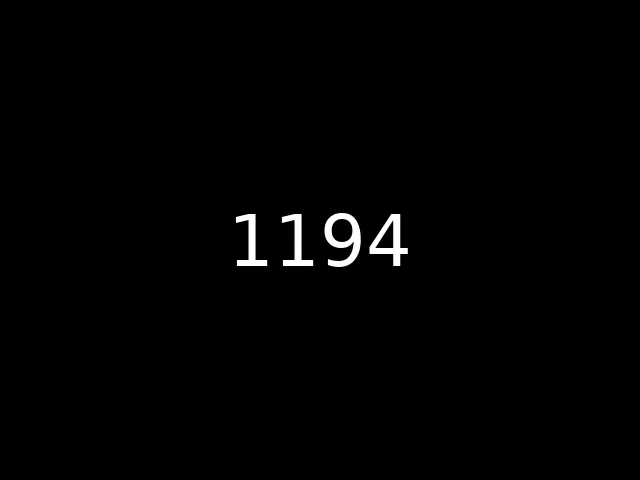
#> input picture frame 150 of test_counter_2.mp4, 640 x 480 px
$ python futsal_timer.py
#> lines starting #> are read from the running program, lines starting #| are printed output that depends on the picture; after the words box and inside, x2 and y2 are one past the last pixel; in counts of white or black regions, pixels touching at a corner belong together
import cv2
import pytesseract
import re
import csv

# Define video path and output CSV file
video_path = 'test_counter_2.mp4'
csv_file_path = 'ocr_results.csv'

# Open the CSV file for writing
with open(csv_file_path, mode='w', newline='') as csvfile:
    fieldnames = ['OCR Text', 'MM:SS Format']
    writer = csv.DictWriter(csvfile, fieldnames=fieldnames)
    writer.writeheader()

    # Initialize video capture
    cap = cv2.VideoCapture(video_path)

    if not cap.isOpened():
        print("Error: Could not open video.")
        exit()

    # Define ROI dimensions
    roi_width = 200
    roi_height = 100
    frame_width = 640
    frame_height = 480
    center_x = frame_width // 2
    center_y = frame_height // 2
    x = center_x - (roi_width // 2)
    y = center_y - (roi_height // 2)

    # Define regex pattern for MM:SS format
    timer_pattern = re.compile(r'\b\d{2}:\d{2}\b')

    while True:
        ret, frame = cap.read()
#> frame is the input picture: shape (480, 640, 3); min 0, max 255, mean 2.3
        if not ret:
            print("End of video or cannot read frame.")
            break

        # Extract ROI
        roi = frame[y:y+roi_height, x:x+roi_width]
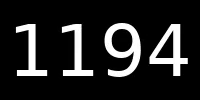
#> roi: shape (100, 200, 3); min 0, max 255, mean 35.6

        # Convert ROI to grayscale
        gray_roi = cv2.cvtColor(roi, cv2.COLOR_BGR2GRAY)

        # Apply basic thresholding
        _, binary_roi = cv2.threshold(gray_roi, 128, 255, cv2.THRESH_BINARY)
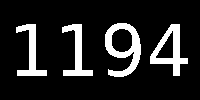
#> binary_roi: shape (100, 200); 14% white; 4 white regions, box (x1, y1, x2, y2) and area: (105, 23, 141, 77) 889, (150, 24, 188, 76) 743, (62, 24, 93, 76) 581, (16, 24, 47, 76) 580

        # Use OCR to extract text
#> (the run stopped early here; a loop or call above may not have finished)

$ run again, starting later in the video
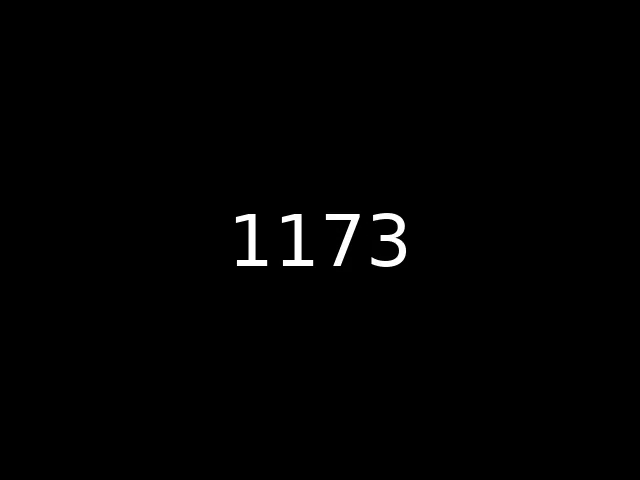
#> input picture frame 675 of test_counter_2.mp4, 640 x 480 px
#> frame is the input picture: shape (480, 640, 3); min 0, max 255, mean 2
#> `roi = frame[y:y+roi_height, x:x+roi_width]`:
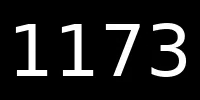
#> roi: shape (100, 200, 3); min 0, max 255, mean 30.8
#> `_, binary_roi = cv2.threshold(gray_roi, 128, 255, cv2.THRESH_BINARY)`:
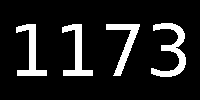
#> binary_roi: shape (100, 200); 12.1% white; 4 white regions, box (x1, y1, x2, y2) and area: (151, 23, 186, 77) 718, (16, 24, 47, 76) 580, (62, 24, 93, 76) 580, (106, 24, 140, 76) 542

$ run again, starting later in the video
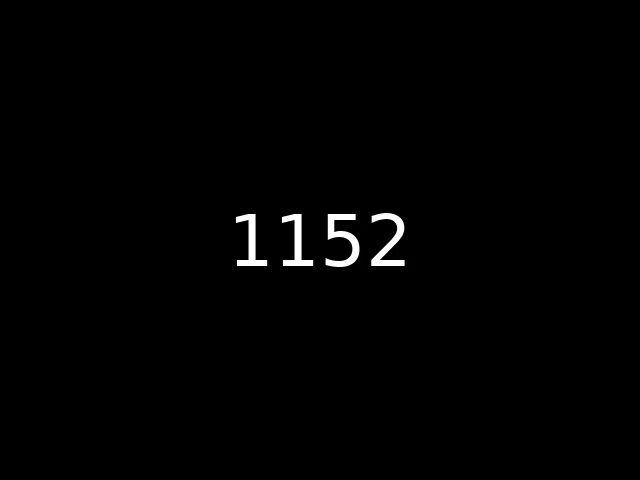
#> input picture frame 1200 of test_counter_2.mp4, 640 x 480 px
#> frame is the input picture: shape (480, 640, 3); min 0, max 255, mean 2.2
#> `roi = frame[y:y+roi_height, x:x+roi_width]`:
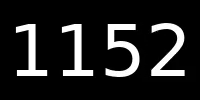
#> roi: shape (100, 200, 3); min 0, max 255, mean 33.2
#> `_, binary_roi = cv2.threshold(gray_roi, 128, 255, cv2.THRESH_BINARY)`:
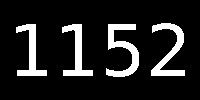
#> binary_roi: shape (100, 200); 12.9% white; 4 white regions, box (x1, y1, x2, y2) and area: (106, 24, 139, 77) 739, (151, 23, 185, 76) 685, (62, 24, 93, 76) 581, (16, 24, 47, 76) 580
